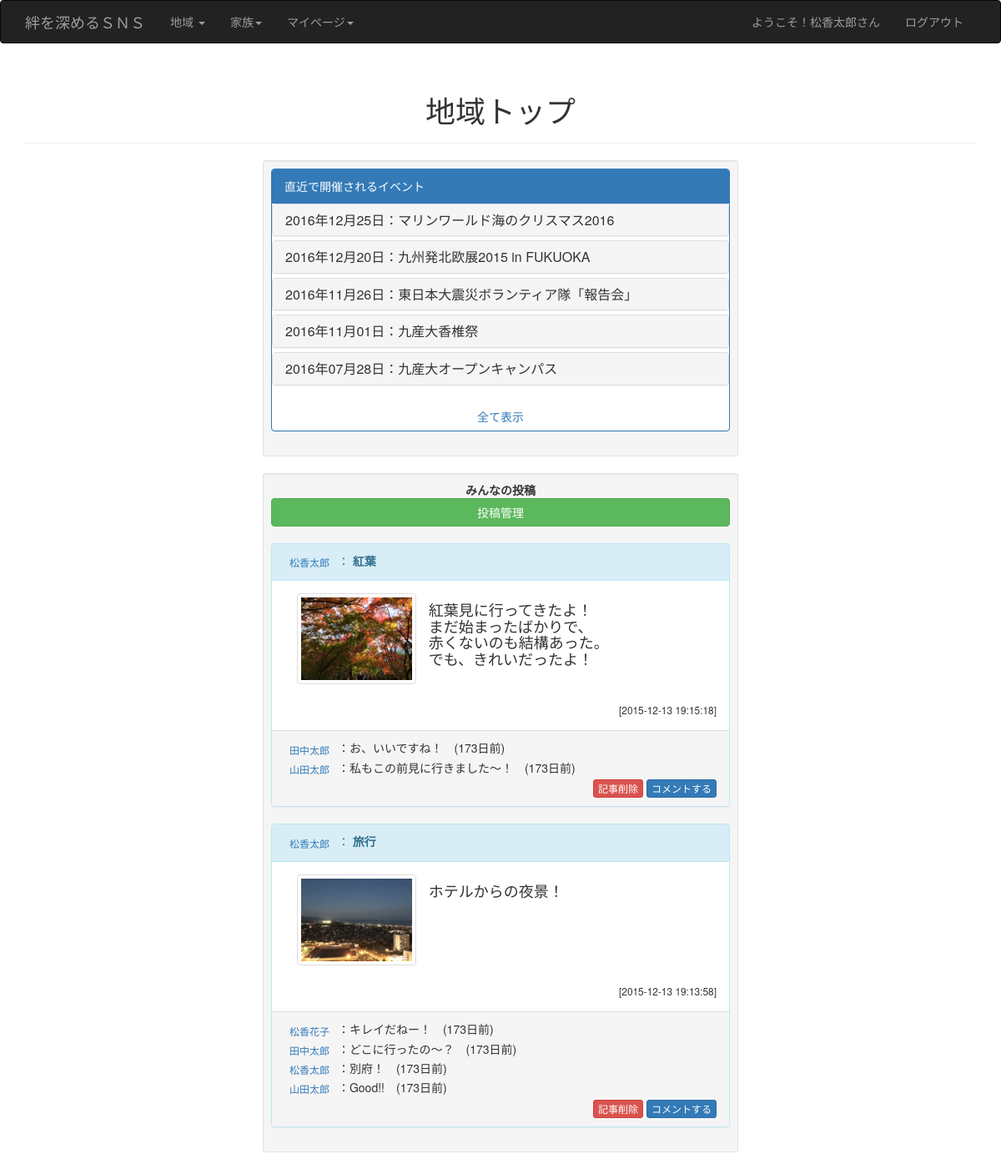
The page /area/areatop.php (signed in) on the database its author committed.
### tables this page shows
CREATE TABLE IF NOT EXISTS `tb_areaivent` (
  `AREA_ID` varchar(16) NOT NULL,
  `USER_ID` varchar(20) NOT NULL,
  `AIVENT_ID` bigint(20) NOT NULL AUTO_INCREMENT,
  `AI_TITLE` text,
  `AI_PLACE` text,
  `AI_DATETIME` datetime DEFAULT NULL,
  `AI_DETAIL` text,
  `AI_POSTTIME` datetime DEFAULT NULL,
  PRIMARY KEY (`AIVENT_ID`),
  KEY `AREA_ID` (`AREA_ID`),
  KEY `USER_ID` (`USER_ID`)
);

CREATE TABLE IF NOT EXISTS `tb_post` (
  `AREA_ID` varchar(16) NOT NULL,
  `USER_ID` varchar(16) NOT NULL,
  `POST_ID` bigint(16) NOT NULL AUTO_INCREMENT,
  `P_TITLE` text,
  `P_DETAIL` text,
  `P_POSTTIME` datetime DEFAULT NULL,
  `IMAGE` varchar(32) DEFAULT NULL,
  `SHARE` int(11) DEFAULT NULL,
  PRIMARY KEY (`POST_ID`),
  KEY `AREA_ID` (`AREA_ID`),
  KEY `USER_ID` (`USER_ID`)
);

### area/areatop.php (the view, shortened to what this page needs)
<?php
include ('../inc/header_inc.php');
if(!isset($_SESSION['UTID'])){
	header("Location: ../login.php") ;
	exit();
}else{
$query = "SELECT * FROM `tb_areaivent` WHERE `AREA_ID`='{$aid}' ORDER BY AI_DATETIME DESC ";
$rs = mysql_query($query);
?>
	<div class="page-header text-center">
    <h1>地域トップ</h1>
    </div>
<?php
$now=date( "Y-m-d H:i:s", time() );
?>
    <div class="col-sm-offset-3 col-sm-6 well well-sm">
		<div class="panel panel-primary">
		  <div class="panel-heading">直近で開催されるイベント</div>
			<div class="panel-group" id="accordion">
			<?php while($row = mysql_fetch_array($rs)){ ?>
			<?php
			if($now <= $row['AI_DATETIME']){
			$set_date = $row['AI_DATETIME'];
			$date = array();
			preg_match("@([0-9]{4,})-([0-9]{1,2})-([0-9]{1,2}) ([0-9]{2}):([0-9]{1,2}):([0-9]{1,2})@",$set_date,$date);
			?>
			  <div class="panel panel-default">
			    <div class="panel-heading">
			      <h4 class="panel-title">
			        <a class="accordion-toggle" data-toggle="collapse" data-parent="#accordion" href="#collapse<?php echo $row['AIVENT_ID'];?>">
			          <?php echo $date[1]."年".$date[2]."月".$date[3]."日"."：".$row['AI_TITLE'];?>
			        </a>
			      </h4>
			    </div>
			  </div>
			<?php }} ?>
			</div>
		  <div class="text-center"><a href="areaivent.php" class="btn btn-link">全て表示</a></div>
		</div>
    </div>
<div class="col-sm-offset-3 col-sm-6 well well-sm">
<div class="text-center"><strong>みんなの投稿</strong></div>
<a href="article.php" class="center-block btn btn-success">投稿管理</a><br>
	<?php
	require_once('../function.php');
	$sql_post = "SELECT `AREA_ID`,`HOME_ID`,`USER_ID`, `POST_ID`, `P_TITLE`, `P_DETAIL`, `P_POSTTIME`,`NAME`,`IMAGE`,`SHARE` FROM `tb_post` NATURAL JOIN `tb_user` WHERE `AREA_ID`='{$aid}' ORDER BY `P_POSTTIME` DESC";
	$sql_comment = "SELECT * FROM `tb_comment` NATURAL JOIN tb_user WHERE `CTARGET_ID`='2'";
	article_comment($sql_post,$sql_comment,0,$uid,$hid);
	?>
</div>
<?php }?>
<?php include ('../inc/footer_inc.php'); ?>

### function.php (shortened to what this page needs)
<?php
function article_comment($sql_post,$sql_comment,$sw,$loginuid,$loginhid){
?>
<?php
$query = "{$sql_post}";
$rs = mysql_query($query);
$query3 = "{$sql_comment}";
$rs3 = mysql_query($query3);
while($row3 = mysql_fetch_array($rs3)){
	$tnumid[]=$row3['TARGETNUM_ID'];
	$cpid[]=$row3['USER_ID'];
	$cdetail[]=$row3['C_DETAIL'];
	$cptime[]=$row3['C_POSTTIME'];
}
?>
<?php
while($row = mysql_fetch_array($rs)){
	$uid10=$row['USER_ID'];
	$hid9=$row['HOME_ID'];
if($sw==0){
	$ok=0;
	if($row['SHARE']==0){
		$ok=1;
	}else if($row['SHARE']==1){
		$query9 = "SELECT COUNT(*)AS COUNT FROM `tb_demand` WHERE
					((`FROM_ID`='{$loginhid}' AND `TO_ID`='{$hid9}')OR
					(`FROM_ID`='{$hid9}' AND `TO_ID`='{$loginhid}'))AND
					`STATE`='1'";
		$rs9 = mysql_query($query9);
		if(!$rs9){
			die('エラー: ' . h(mysql_error()));
		}
		$row9 = mysql_fetch_array($rs9);
		if($row9['COUNT']!=0 || $hid9==$loginhid){
			$ok=1;
		}
	}else if($row['SHARE']==2){
		$query10 = "SELECT COUNT(*)AS COUNT FROM `tb_fdemand` WHERE
					((`FROM_UID`='{$loginuid}' AND `TO_UID`='{$uid10}')OR
					(`FROM_UID`='{$uid10}' AND `TO_UID`='{$loginuid}'))AND
					`STATE`='1'";
		$rs10 = mysql_query($query10);
		if(!$rs10){
			die('エラー: ' . h(mysql_error()));
		}
		$row10 = mysql_fetch_array($rs10);
		if($row10['COUNT']!=0 || $loginuid==$uid10){
			$ok=1;
		}
	}else if($row['SHARE']==3){
		$query9 = "SELECT COUNT(*)AS COUNT FROM `tb_demand` WHERE
					((`FROM_ID`='{$loginhid}' AND `TO_ID`='{$hid9}')OR
					(`FROM_ID`='{$hid9}' AND `TO_ID`='{$loginhid}'))AND
					`STATE`='1'";
		$rs9 = mysql_query($query9);
		if(!$rs9){
			die('エラー: ' . h(mysql_error()));
		}
		$row9 = mysql_fetch_array($rs9);
		$query10 = "SELECT COUNT(*)AS COUNT FROM `tb_fdemand` WHERE
					((`FROM_UID`='{$loginuid}' AND `TO_UID`='{$uid10}')OR
					(`FROM_UID`='{$uid10}' AND `TO_UID`='{$loginuid}'))AND
					`STATE`='1'";
		$rs10 = mysql_query($query10);
		if(!$rs10){
			die('エラー: ' . h(mysql_error()));
		}
		$row10 = mysql_fetch_array($rs10);
		if(($row10['COUNT']!=0 || $row9['COUNT']!=0) || $hid9==$loginhid){
			$ok=1;
		}
	}
}else if($sw==1){
	$ok=1;
}
if($ok==1){
?>
<div class="panel panel-info">
  <div class="panel-heading">
  	<?php $loginid = $_SESSION['UID']; userprof($loginid,$row['USER_ID'],0);?>：
  	<?php if($sw==0){ echo "<strong>".$row['P_TITLE']."</strong>";}else if($sw==1){ echo "<strong>".$row['AL_TITLE']."</strong>";} ?>
  </div>
  <div class="panel-body">
    <?php
    if($row['IMAGE']==""){
    	if($sw==0){ echo nl2br($row['P_DETAIL']);}else if($sw==1){ echo nl2br($row['AL_DETAIL']);}
    }else{
	?>
   	<div class="media">
    	<div class="col-md-4">
    		<a href="<?php echo $row['IMAGE'];?>" class="thumbnail"><img src="<?php echo $row['IMAGE'];?>"></a>
    	</div>
    	<div class="media-body">
	    	<?php
	    	if($sw==0){ echo  "<h4>".nl2br($row['P_DETAIL'])."</h4>";}else if($sw==1){ echo "<h4>".nl2br($row['AL_DETAIL'])."</h4>";}
	    	?>
    	</div>
   </div>
    <?php
    }
    ?>
  <div class="pull-right"><?php if($sw==0){ echo "<small>[".$row['P_POSTTIME']."]</small>";}else if($sw==1){ echo "<small>[".$row['AL_POSTTIME']."]</small>";} ?></div>
  </div>
<div class="panel-footer">
<?php
$date=date( "Y-m-d H:i:s", time() );
for($i=0;$i<count($tnumid);$i++){
	if($sw==0){
		$id=$row['POST_ID'];
	}else if($sw==1){
		$id=$row['ALBUM_ID'];
	}
	if($tnumid[$i]==$id){
		if(((strtotime($date) - strtotime($cptime[$i])) / ( 60 * 60 * 24))>=1){
			$t=floor(((strtotime($date) - strtotime($cptime[$i])) / ( 60 * 60 * 24)))."日前";
		}
		echo  userprof($loginid,$cpid[$i],0) ."：".$cdetail[$i]."　(".$t.")"."<br>";
	}
}
?>
<div class="text-right">
<?php
$d="del";
if($loginuid==$row['USER_ID']){ ?>
<a data-toggle="modal" href="<?php if($sw==0){ echo "#".$row['POST_ID'].$d;}else if($sw==1){ echo "#".$row['ALBUM_ID'].$d;} ?>" class="btn btn-danger btn-xs">記事削除</a>
<?php } ?>
<a data-toggle="modal" href="<?php if($sw==0){ echo "#".$row['POST_ID'];}else if($sw==1){ echo "#".$row['ALBUM_ID'];} ?>" class="btn btn-primary btn-xs">コメントする</a>
</div>
</div>
</div>
<?php
}
}
}
?>
<?php
function userprof($loginid2,$uid,$sw2){
$query6 = "SELECT COUNT(*)AS COUNT,USER_ID,NAME,U_IMAGE,COMMENT,HOBBY FROM `tb_userprof` NATURAL JOIN tb_user WHERE `USER_ID`='{$uid}'";
$rs6 = mysql_query($query6);
$row6 = mysql_fetch_array($rs6);
if($sw2!=0){
	$btn = "center-block btn btn-default";
}else{
	$btn = "btn btn-link btn-xs";
}
?>
	<a data-toggle="modal" href="#<?= $uid ?>"class="<?= $btn ?>"><?= $row6['NAME'] ?></a>
<?php
}
?>

### rows shown on the page
tb_areaivent: date "2016", date "12", date "25", AI_TITLE "マリンワールド海のクリスマス2016"
tb_areaivent: date "2016", date "12", date "20", AI_TITLE "九州発北欧展2015 in FUKUOKA"
tb_areaivent: date "2016", date "11", date "26", AI_TITLE "東日本大震災ボランティア隊「報告会」"
tb_areaivent: date "2016", date "11", date "01", AI_TITLE "九産大香椎祭"
tb_areaivent: date "2016", date "07", date "28", AI_TITLE "九産大オープンキャンパス"
tb_post: NAME "松香太郎", P_TITLE "紅葉", IMAGE (picture), P_DETAIL "紅葉見に行ってきたよ！ まだ始まったばかりで、 赤くないのも結構あった。 でも、きれいだったよ！", P_POSTTIME "2015-12-13 19:15:18", NAME "田中太郎", i "お、いいですね！", t "173日前", NAME "山田太郎", i "私もこの前見に行きました～！"
tb_post: NAME "松香太郎", P_TITLE "旅行", IMAGE (picture), P_DETAIL "ホテルからの夜景！", P_POSTTIME "2015-12-13 19:13:58", NAME "松香花子", i "キレイだねー！", t "173日前", NAME "田中太郎", i "どこに行ったの～？", i "別府！", NAME "山田太郎", i "Good!!"

### other values the page prints
$uname "松香太郎"
